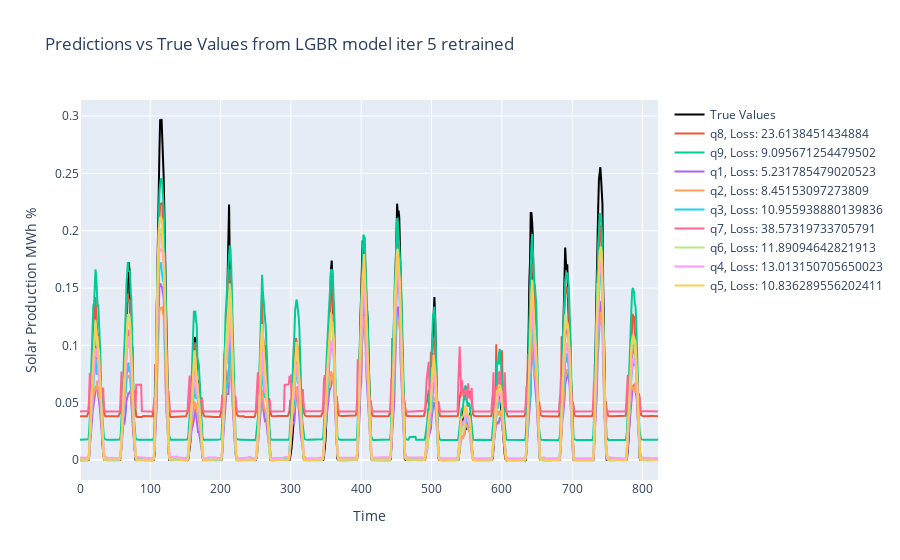

Notebook cell for this chart:
### Code cell
import plotly.graph_objects as go

fig = go.Figure()

fig.add_trace(go.Scatter(y=y, name="True Values", mode="lines", line=dict(color="black")))
for model_name, prediction in api_predictions.items():
    fig.add_trace(go.Scatter(y=prediction, name=f"{model_name.split("_")[-1].split(".")[0]}, Loss: {api_mean_pinball_loss[model_name]*test_mean_max_capacity}", mode="lines"))
fig.update_layout(title="Predictions vs True Values from LGBR model iter 5 retrained", xaxis_title="Time", yaxis_title="Solar Production MWh %")
fig.show()

### Figure 1 — Plotly figure (JSON) as saved in the notebook; plotly's stock layout.template omitted (floating-point values rounded to 4 significant figures; data arrays with more than 128 entries replaced by an {"elided": "..."} marker saying what was removed)
{"data": [{"line": {"color": "black"}, "mode": "lines", "name": "True Values", "type": "scatter", "y": {"elided": "823 float values"}}, {"mode": "lines", "name": "q8, Loss: 23.6138451434884", "type": "scatter", "y": {"elided": "823 float values"}}, {"mode": "lines", "name": "q9, Loss: 9.095671254479502", "type": "scatter", "y": {"elided": "823 float values"}}, {"mode": "lines", "name": "q1, Loss: 5.231785479020523", "type": "scatter", "y": {"elided": "823 float values"}}, {"mode": "lines", "name": "q2, Loss: 8.45153097273809", "type": "scatter", "y": {"elided": "823 float values"}}, {"mode": "lines", "name": "q3, Loss: 10.955938880139836", "type": "scatter", "y": {"elided": "823 float values"}}, {"mode": "lines", "name": "q7, Loss: 38.57319733705791", "type": "scatter", "y": {"elided": "823 float values"}}, {"mode": "lines", "name": "q6, Loss: 11.89094642821913", "type": "scatter", "y": {"elided": "823 float values"}}, {"mode": "lines", "name": "q4, Loss: 13.013150705650023", "type": "scatter", "y": {"elided": "823 float values"}}, {"mode": "lines", "name": "q5, Loss: 10.836289556202411", "type": "scatter", "y": {"elided": "823 float values"}}], "layout": {"title": {"text": "Predictions vs True Values from LGBR model iter 5 retrained"}, "xaxis": {"title": {"text": "Time"}}, "yaxis": {"title": {"text": "Solar Production MWh %"}}}}
